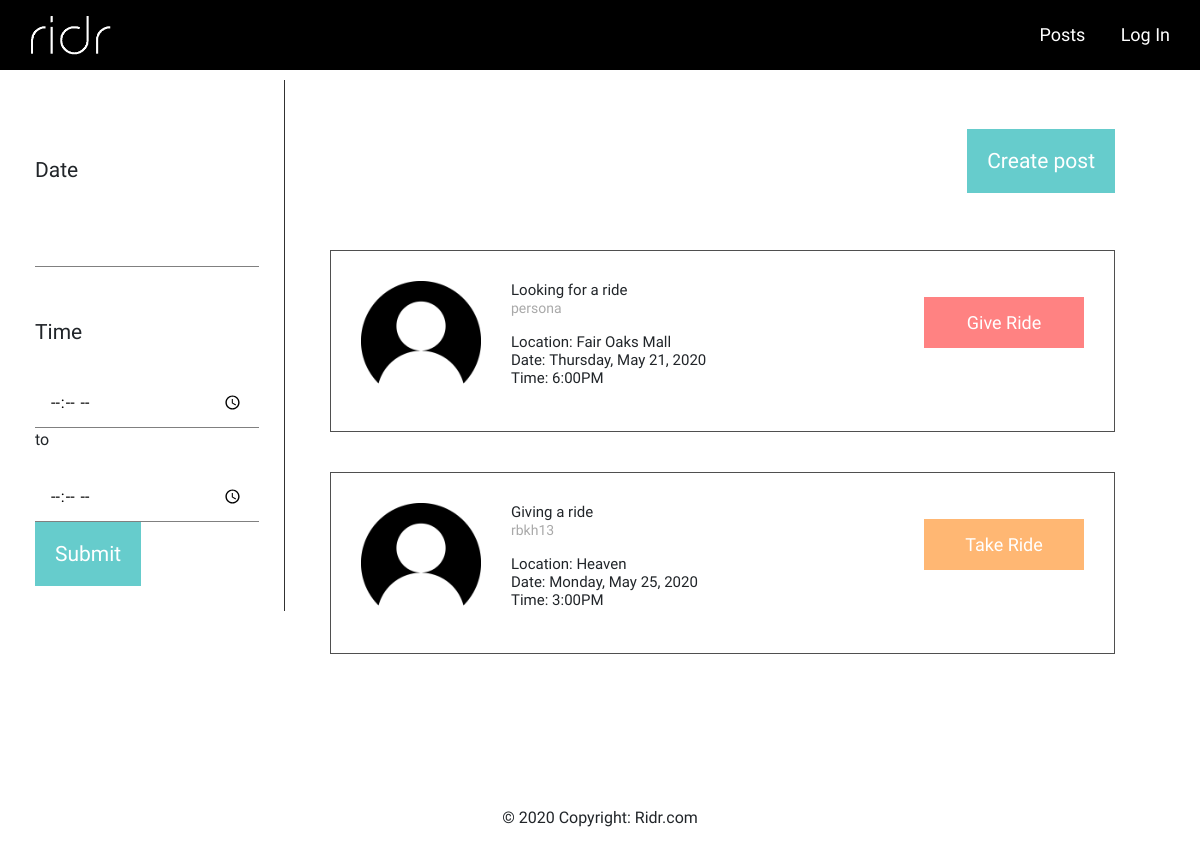
/posts.php, run on the app's committed database.
### tables this page shows
CREATE TABLE `post` (
  `post_ID` int(11) NOT NULL,
  `email` varchar(500) NOT NULL,
  `destination` varchar(500) DEFAULT NULL,
  `datetime` datetime DEFAULT NULL,
  `comment` varchar(200) DEFAULT NULL,
  `zipcode` varchar(5) NOT NULL,
  `isDriver` tinyint(1) NOT NULL DEFAULT 0,
  `seats` int(1) NOT NULL DEFAULT 0
);

CREATE TABLE `profilepics` (
  `email` varchar(500) NOT NULL,
  `color` varchar(500) NOT NULL
);

### php/db-functions.php (called while the page is built, shortened)
<?php
function getAllPosts() {
    global $db;
    $query = "SELECT * FROM post";
    $statement = $db->prepare($query);
    $statement->execute();
    $results = $statement->fetchAll();
    return $results;
}
function getProfilePic($email) {
    global $db;
    $query = "SELECT * FROM profilepics WHERE email='" . $email . "'";
    $statement = $db->prepare($query);
    $statement->execute();
    if ($statement->rowCount() == 1) {
        $results = $statement->fetch();
        return $results['color'];
    }
    return "static/images/profilepic-black.png";
}
?>

### posts/posts-showpanels.php (the view, shortened to what this page needs)
<?php
include('php/db-functions.php');
include('php/functions.php');
$posts = getAllPosts();
?>
<div class="flex-container-wrap panels">
    <div class="post-listings" id="post-listings">
    <?php foreach ($posts as $post):  ?>
            <div class="panel panel-default">
            <?php
                if ( notPast($post['datetime'])==true ) {
            ?>
                <div class="panel-body">
                        <div class="panel-vertical-top" style="font-weight:400;">
                                <img
                                src="<?php echo getProfilePic($post['email']) ?>"
                                class="profile-pic">
                                <div class="normal-text">
                                    <p style="font-weight:500;">
                                        <?php
                                            if ($post['isDriver'] == 0) { echo "Giving a ride"; }
                                            else { echo "Looking for a ride"; }
                                        ?>
                                        <br/>
                                        <span style="color:darkgrey; font-size:14px;">
                                            <?php echo getUsername($post['email']); ?>
                                        </span>
                                    </p>
                                    <?php echo "<span style='font-weight:500;'>" . "Location:  " . "</span>" . $post['destination']; ?>
                                    <br/>
                                    <?php formatDateAndTime($post['datetime']); ?>
                                    <br/>
                                </div>
                        </div>
                    <?php
                        if ($post['isDriver'] == 0) {
                            echo '<form action="posts/take-ride.php" method="post" class="takegive_form">';
                            echo '<button type="submit" class="request_button subheader right-div-button"
                                          id="' . $post['post_ID'] . '">Take Ride</button>';
                            echo '</form>';
                        }
                        else {
                            echo '<form action="posts/give-ride.php" method="post" class="takegive_form">';
                            echo '<button type="submit" class="offer_button subheader right-div-button"
                                          id="' . $post['post_ID'] . '">Give Ride</button>';
                            echo '</form>';
                        }
                    ?>
                </div>
                <?php } ?>
            </div>
        <?php endforeach; ?>
    </div>
</div>

### posts.php (shortened to what this page needs)
<!DOCTYPE html>
<html>
<head>
    <link type="text/css" rel="stylesheet" href="static/sidebar-formatting.css"/>
    <link rel="stylesheet" href="//code.jquery.com/ui/1.12.1/themes/base/jquery-ui.css">
</head>
<body>
    <?php include('base/header.php'); ?>
    <form action="<?php echo $_SERVER['PHP_SELF']; ?>" method="get">
        <div class="sidebar" id="filters">
            <label class="header">Date</label><br>
            <input type="text" id="datepicker" name="date" value='<?php if(isset($_GET['date'])) echo $_GET['date']; ?>'>
            <label class="header">Time</label><br>
            <div id="time-container">
                <input type="time" id="from_time" name="from_time" placeholder="hrs:mins" pattern="^([0-1]?[0-9]|2[0-4]):([0-5][0-9])(:[0-5][0-9])?$">
                to
                <input type="time" id="to_time" name="to_time" placeholder="hrs:mins" pattern="^([0-1]?[0-9]|2[0-4]):([0-5][0-9])(:[0-5][0-9])?$">
            </div>
            <input type="submit" name="submit" class="main_button header" value="Submit">
        </div>
    </form>
    <div class="main">
        <div class="posts-pg flex-container-stretch">
            <div class="posts-div" style="flex-grow: 5">
                <?php include('posts/posts-header.php') ?>
                <?php
                    if(isset($_GET['submit'])){
                        include('php/filter.php');
                    }
                    else {
                        include('posts/posts-showpanels.php');
                    }
                ?>
            </div>
        </div>
    </div>
</body>
</html>

### base/header.php (shortened to what this page needs)
<?php
if (isset($_SESSION['email'])) {
?>
    <link type="text/css" rel="stylesheet" href="static/navbar.css"/>
    <header>
        <nav class="navbar header" id="navbar">
            <div class="left_nav">
                <a class="ridr-logo" href="posts.php">
                    <img src="static/images/logoWhite.png" id="ridr-logo" class="d-inline-block align-top"
                         style="height:40px" onerror="this.style.display='none'">
                </a>
            </div>
            <div class="right_nav">
                <div>
                    <a href="posts.php" class="subheader post_nav_item">Posts</a>
                </div>
                <div class="acc-dropdown">
                    <div class="acc-hover-div">
                        <a href="dashboard.php" class="subheader">
                            <span>Hi <?php if (isset($_SESSION['first_name']) ) echo $_SESSION['first_name'];?></span>
                            <img src="static/images/profilepic.png" href="#" width="42" height="42">
                        </a>
                    </div>
                    <div class="acc-dropdown-content subheader" style="text-align: left;">
                        <a href="dashboard.php">Dashboard</a>
                        <a href="php/logout.php">Logout</a>
                    </div>
                </div>
            </div>
        </nav>
    </header>
<?php
}
else {
?>
    <link type="text/css" rel="stylesheet" href="static/navbar.css"/>
    <header>
        <nav class="navbar header" id="navbar">
            <div class="left_nav">
                <a class="ridr-logo" href="posts.php">
                    <img src="static/images/logoWhite.png" id="ridr-logo" class="d-inline-block align-top"
                        style="height:40px" onerror="this.style.display='none'">
                </a>
            </div>
            <div class="right_nav">
                <div>
                    <a href="posts.html" class="subheader post_nav_item">Posts</a>
                </div>
                <div>
                    <a href="login-signup.html" class="subheader">Log In</a>
                </div>
            </div>
        </nav>
    </header>
<?php
}
?>

### posts/posts-header.php (shortened to what this page needs)
<div class="posts-right-top">
    <div class="create-post-button-div">
        <button type="submit" onclick='buttonClicked()' class="main_button header" id="create-post-button2">Create post</button>
    </div>
</div>

### php/functions.php (shortened to what this page needs)
<?php
function notPast($datetime) {
    $now = (new \DateTime());
    $datetime = new DateTime($datetime);
    if ( $now < $datetime )
        return true;
    else
        return false;
}
function getUsername($email) {
    $email_split = explode("@",$email);
    return $email_split[0];
}
function formatDateAndTime($datetime) {
    $datetime_array = explode(" ", $datetime);
    $date_raw = $datetime_array[0];
    $date = date('F j, Y',strtotime($date_raw));
    $dayOfWeek = date("l", strtotime($date_raw));
    $time = $datetime_array[1];
    $time = substr($time, 0, -3);
    $meridiem = "PM";
    $time_array = explode(":", $time);
    $hour = $time_array[0];
    $min = $time_array[1];
    if ($hour > 12)
        $hour = (int)$hour - 12;
    $time = $hour . ":" . $min;
    echo "<span style='font-weight:500;'>" . "Date:  " . "</span>" . $dayOfWeek . ", " . $date . "<br/>" . "<span style='font-weight:500;'>" . "Time:  " . "</span>" . $time . $meridiem;
}
?>

### static/base.css (style rules this page uses)
body { font-family: 'Raleway', sans-serif; }
a:any-link { text-decoration: none; color: inherit; }
.navbar a:link, a:visited, a:active, a:hover { color: white; }
.main { min-height: 90vh; padding: 15px 50px; }

### static/div-formatting.css (style rules this page uses)
.flex-container-stretch { display: flex; align-items: stretch; }
.flex-container-stretch > div { width: 100px; margin: 10px; text-align: center; line-height: 75px; }
.flex-container-wrap { display: flex; flex-wrap: wrap; }

### static/features.css (style rules this page uses)
.main_button, .request_button, .offer_button, .accept_button, .request_pending { border: none; text-align: center; text-decoration: none; display: inline-block; line-height: normal; height: fit-content; }
.main_button { background-color: #66CCCC; color: white; padding: 20px; }
.request_button, .offer_button { width: 160px; padding: 15px 30px; }
.request_button, .request_button_hover { background-color: rgb(255, 183, 115); color: white; }
.offer_button, .offer_button_hover { background-color: rgb(255, 130, 130); color: white; }

### static/posts.css (style rules this page uses)
.create-post-button-div { float: right; }
.posts-pg { height: 100vh; height: fit-content; }
.posts-div { padding: 25px; height: fit-content; font-size: 30px; }
.post-listings { margin: 0 auto; width: inherit; }
.panels { position: relative; margin: 30 auto; width: 100%; margin-top: 130px; }
.panel-body { padding: 30px; margin-bottom: 40px; border: rgba(0, 0, 0, 0.692) solid 1px; }
.panel-vertical-top { text-align: left; line-height: normal; width: 100%; margin-top: auto; margin-bottom: auto; padding-right: 30px; }
.profile-pic { object-fit: cover; height: 120px !important; width: 120px !important; margin-right: 30px; }
.right-div-button { margin: auto; }
.panel-body img { width: auto; height: 100%; }
input[type=text], input[type=date], input[type=time], textarea { width: 100%; height: 50px; padding: 15px 15px !important; margin: 20px 0 0 0; box-sizing: border-box; border-bottom: 1px solid gray; border-top: none; border-left: none; border-right: none; -webkit-transition: 0.5s; transition: 0.5s; outline: none; text-align: left; }
@media screen and (min-width: 600px) { .panel-body, .panel-vertical-top { display: flex; } }

### static/sidebar-formatting.css (style rules this page uses)
label { float:left; width:100%; margin-top: 50px; margin-bottom:10px; }
@media screen and (min-width: 1002px) { .sidebar { float: left; width: 275px !important; height: 100%; margin: 10px; padding: 25px 25px 25px 25px; border-right: 0.75px solid #000000ce; overflow: hidden; } }

### static/navbar.css (style rules this page uses)
.navbar { background-color: black; text-align: center; padding: 15px 30px; }
.navbar div { display: inline-block; }
.left_nav { display: inline-block; }
.right_nav { float: right; }
.post_nav_item { margin-right: 30px; }

### data on the page
post: isDriver "Looking for a ride", email "persona", destination "Fair Oaks Mall", datetime "Thursday", datetime "May 21, 2020", datetime "6:00"
post: email.color (picture), isDriver "Giving a ride", email "rbkh13", destination "Heaven", datetime "Monday", datetime "May 25, 2020", datetime "3:00"
